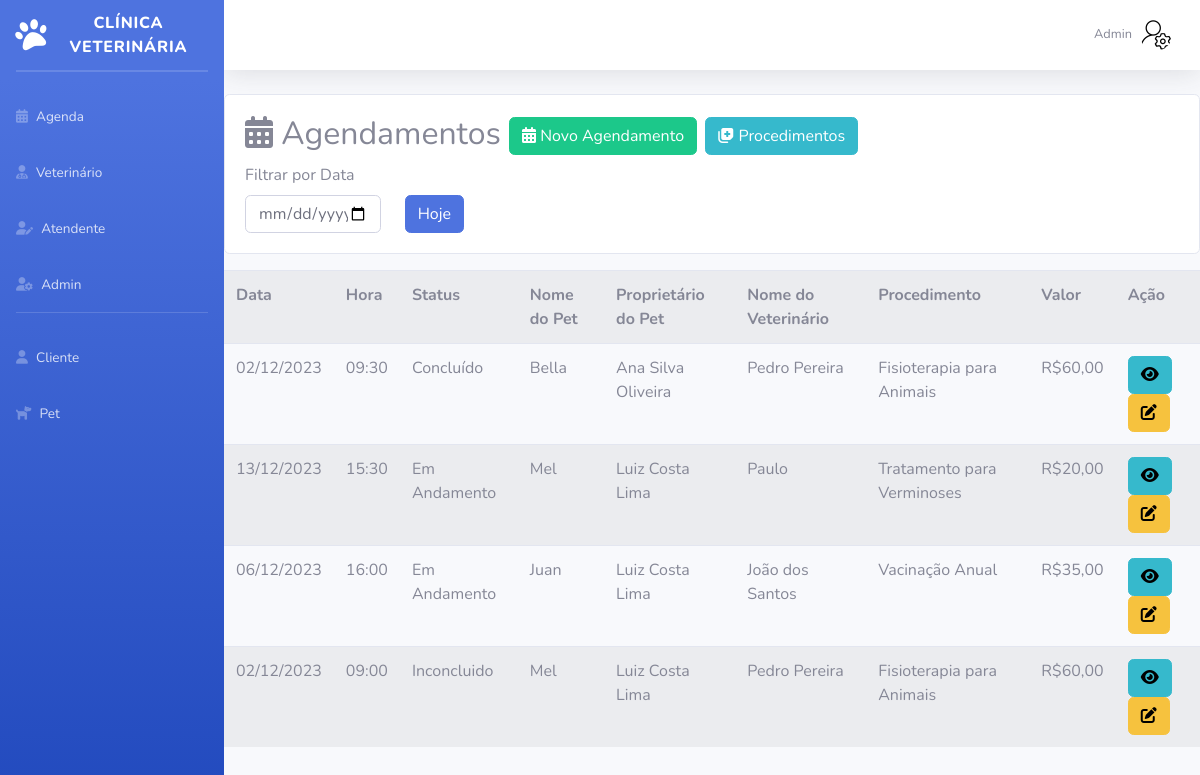
Page /Sistema/Admin/listagemAgenda.php (signed in) on the committed database.
### tables this page shows
CREATE TABLE `agenda` (
  `id` int(11) NOT NULL,
  `statusAgenda` varchar(20) NOT NULL,
  `data` varchar(50) NOT NULL,
  `hora` varchar(50) NOT NULL,
  `obs` varchar(500) DEFAULT NULL,
  `resultado` varchar(500) DEFAULT NULL,
  `pet_id` int(11) DEFAULT NULL,
  `veterinario_id` int(11) DEFAULT NULL,
  `procedimento_id` int(11) DEFAULT NULL
);

CREATE TABLE `pet` (
  `id` int(11) NOT NULL,
  `statusPet` varchar(10) NOT NULL,
  `nome` varchar(100) NOT NULL,
  `especie` varchar(50) NOT NULL,
  `anoNascimento` int(11) NOT NULL,
  `sexo` varchar(15) NOT NULL,
  `cor` varchar(50) NOT NULL,
  `obs` varchar(300) DEFAULT NULL,
  `cliente_id` int(11) NOT NULL,
  `raca_id` int(11) DEFAULT NULL
);

CREATE TABLE `cliente` (
  `id` int(11) NOT NULL,
  `status` varchar(15) NOT NULL,
  `nome` varchar(200) NOT NULL,
  `telefone` varchar(20) NOT NULL,
  `endereco` varchar(200) NOT NULL,
  `cep` varchar(15) NOT NULL,
  `numero` int(6) NOT NULL,
  `cidade` varchar(100) NOT NULL,
  `UF` varchar(2) NOT NULL,
  `sexo` varchar(1) NOT NULL,
  `dataNascimento` varchar(50) NOT NULL,
  `CPF` varchar(14) NOT NULL,
  `email` varchar(200) NOT NULL,
  `dataCadastro` date NOT NULL DEFAULT current_timestamp()
);

CREATE TABLE `veterinario` (
  `id` int(11) NOT NULL,
  `statusVet` varchar(10) NOT NULL,
  `nome` varchar(200) NOT NULL,
  `telefone` varchar(20) NOT NULL,
  `email` varchar(200) NOT NULL,
  `sexo` char(1) NOT NULL,
  `dataNascimento` date NOT NULL,
  `dataAdmissao` date NOT NULL DEFAULT current_timestamp(),
  `senha` varchar(200) NOT NULL,
  `CRMV` varchar(50) NOT NULL,
  `dataDemissao` date DEFAULT NULL
);

CREATE TABLE `procedimento` (
  `id` int(11) NOT NULL,
  `statusProcedimento` varchar(10) NOT NULL,
  `nome` varchar(100) NOT NULL,
  `valor` double(11,2) NOT NULL
);

### Sistema/Admin/listagemAgenda.php (the view, shortened to what this page needs)
<?php
require_once("conexao.php");
$data_atual = date("Y-m-d");
$sql = "SELECT a.id, a.data, a.hora, a.statusAgenda, p.nome as petNome, v.nome as vetNome, pr.nome as procNome, c.nome as clienteNome, pr.valor as procValor FROM agenda a
INNER JOIN pet p on a.pet_id= p.id
inner JOIN veterinario v on a.veterinario_id = v.id
INNER join procedimento pr on a.procedimento_id = pr.id
INNER JOIN cliente c ON p.cliente_id = c.id
ORDER BY id";
$resultado = mysqli_query($conexao, $sql);
?>
<!DOCTYPE html>
<html lang="pt-br">
<head>
    <link href="vendor/fontawesome-free/css/all.min.css" rel="stylesheet" type="text/css">
    <link href="css/sb-admin-2.min.css" rel="stylesheet">
</head>
<body id="page-top">
    <div id="wrapper">
        <?php require_once("sidebarAdmin.php"); ?>
        <div id="content-wrapper" class="d-flex flex-column">
            <div id="content">
                <?php require_once("topbarAdmin.php");
                ?>
                <div class="card mt-3 mb-3">
                    <div class="card-body">
                        <h2>
                            <i class="fa-solid fa-calendar-days"></i> Agendamentos <a href="cadastroAgenda.php" class="btn btn-success btn-sn"><i class="fa-solid fa-calendar-days"></i> Novo Agendamento</a> <a href="listagemProcedimento.php" class="btn btn-info btn-sn"><i class="fa-solid fa-notes-medical"></i> Procedimentos</a>
                        </h2>
                        <form method="POST">
                            <label for="formGroupExampleInput" class="form-label">Filtrar por Data</label>
                            <div class="row">
                                <div class="col-2">
                                    <input name="data" type="date" class="form-control" onchange="this.form.submit()" value="<?= isset($_POST['data']) ? htmlspecialchars($_POST['data']) : '' ?>">
                                </div>
                                <div class="col-2">
                                    <button type="submit" class="btn btn-primary" name="data" value="<?=$data_atual?>">Hoje</button>
                                </div>
                            </div>
                    </div>
                </div>
                <?php
                if ($resultado->num_rows > 0) {
                ?>
                    <table class="table table-striped table-hover" id="listaAgenda">
                        <tr>
                            <th>Data</th>
                            <th>Hora</th>
                            <th>Status</th>
                            <th>Nome do Pet</th>
                            <th>Proprietário do Pet</th>
                            <th>Nome do Veterinário</th>
                            <th>Procedimento</th>
                            <th>Valor</th>
                            <th>Ação</th>
                        </tr>
                        <?php
                        while ($row = $resultado->fetch_assoc()) {
                            $dataFormatada = date("d/m/Y", strtotime($row["data"]));
                            echo "<tr><td>" . $dataFormatada . "</td><td>" . $row["hora"]. "</td><td>" . $row["statusAgenda"];
                            $petNome = isset($row["petNome"]) ? $row["petNome"] : "";
                            $clienteNome = isset($row["clienteNome"]) ? $row["clienteNome"] : "";
                            $vetNome = isset($row["vetNome"]) ? $row["vetNome"] : "";
                            $procNome = isset($row["procNome"]) ? $row["procNome"] : "";
                            $valorProcedimento = isset($row["procValor"]) ? number_format($row["procValor"], 2, ',', '.') : "";
                            echo "</td><td>" . $petNome . "</td><td>" . $clienteNome . "</td><td>" . $vetNome . "</td><td>" . $procNome . "</td><td>R$" . $valorProcedimento . "</td>";
                        ?>
                            <td>
                                <a href="olharAgenda.php?id=<?= $row['id'] ?>" class="btn btn-info"><i class="fa-solid fa-eye" style="color: #000000;"></i></a>
                                <a href="editarAgenda.php?id=<?= $row['id'] ?>" class="btn btn-warning"><i class="fa-solid fa-pen-to-square" style="color: #000000;"></i></a>
                            </td>
                            </tr>
                        <?php
                        }
                        ?>
                    </table>
                    <br>
                <?php
                } else {
                    echo "Nenhum resultado encontrado para a data selecionada.";
                }
                ?>
            </div>
        </div>
    </div>
</body>
</html>

### Sistema/Admin/sidebarAdmin.php
<ul class="navbar-nav bg-gradient-primary sidebar sidebar-dark accordion" id="accordionSidebar">
    <a class="sidebar-brand d-flex align-items-center justify-content-center" href="indexAdmin.php">
        <div class="sidebar-brand-icon rotate-n-15">
            <i class="fa-solid fa-paw"></i>
        </div>
        <div class="sidebar-brand-text mx-1">Clínica Veterinária</div>
    </a>
    <hr class="sidebar-divider my-0">
    <hr class="sidebar-divider">
    <li class="nav-item">
        <a class="nav-link" href="listagemAgenda.php">
            <i class="fa-solid fa-calendar-days"></i>
            <span>Agenda</span>
        </a>
    </li>
    <li class="nav-item">
        <a class="nav-link" href="listagemVeterinario.php">
            <i class="fa-solid fa-user-doctor"></i>
            <span>Veterinário</span>
        </a>
    </li>
    <li class="nav-item">
        <a class="nav-link" href="listagemAtendente.php">
            <i class="fa-solid fa-user-pen"></i>
            <span>Atendente</span>
        </a>
    </li>
    <li class="nav-item">
        <a class="nav-link" href="listagemAdmin.php">
            <i class="fa-solid fa-user-gear"></i>
            <span>Admin</span>
        </a>
    </li>
    <hr class="sidebar-divider">
    <li class="nav-item">
        <a class="nav-link" href="listagemCliente.php">
            <i class="fa-solid fa-user"></i>
            <span>Cliente</span>
        </a>
    </li>
    <li class="nav-item">
        <a class="nav-link" href="listagemPet.php">
            <i class="fa-solid fa-dog"></i>
            <span>Pet</span>
        </a>
    </li>
</ul>

### Sistema/Admin/topbarAdmin.php (shortened to what this page needs)
<nav class="navbar navbar-expand navbar-light bg-white topbar mb-4 static-top shadow">
    <ul class="navbar-nav ml-auto">
        <li class="nav-item dropdown no-arrow">
            <a class="nav-link dropdown-toggle" href="#" id="userDropdown" role="button" data-toggle="dropdown" aria-haspopup="true" aria-expanded="false">
                <span class="mr-2 d-none d-lg-inline text-gray-600 small">Admin</span>
                <img class="img-profile rounded-circle" src="img/admin.png">
            </a>
        </li>
    </ul>
</nav>

### rows in the picture
agenda: data "02/12/2023", hora "09:30", statusAgenda "Concluído", pet.nome "Bella", cliente.nome "Ana Silva Oliveira", veterinario.nome "Pedro Pereira", procedimento.nome "Fisioterapia para Animais", procedimento.valor "60,00"
agenda: data "13/12/2023", hora "15:30", statusAgenda "Em Andamento", pet.nome "Mel", cliente.nome "Luiz Costa Lima", veterinario.nome "Paulo", procedimento.nome "Tratamento para Verminoses", procedimento.valor "20,00"
agenda: data "06/12/2023", hora "16:00", statusAgenda "Em Andamento", pet.nome "Juan", cliente.nome "Luiz Costa Lima", veterinario.nome "João dos Santos", procedimento.nome "Vacinação Anual", procedimento.valor "35,00"
agenda: data "02/12/2023", hora "09:00", statusAgenda "Inconcluido", pet.nome "Mel", cliente.nome "Luiz Costa Lima", veterinario.nome "Pedro Pereira", procedimento.nome "Fisioterapia para Animais", procedimento.valor "60,00"
